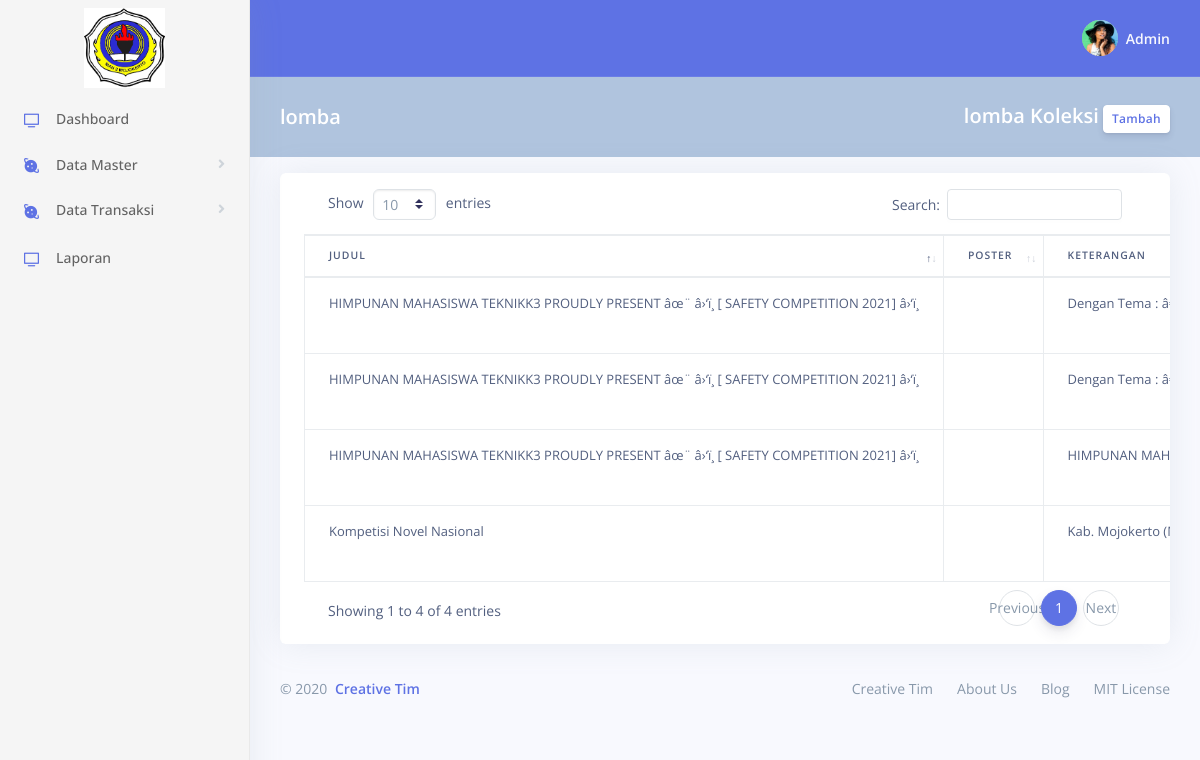
The app's page /admin/MLomba.php with its own data.
### tables this page shows
CREATE TABLE `lomba` (
  `id_lomba` varchar(10) NOT NULL,
  `judul_lomba` varchar(1000) NOT NULL,
  `poster` varchar(1000) NOT NULL,
  `keterangan` varchar(10000) NOT NULL,
  `tgl` date NOT NULL
);

### admin/MLomba.php (the view, shortened to what this page needs)
<!DOCTYPE html>
<html>
<head>
<?php include "css-script.php"; ?>
</head>
<body>
	<?php include "sidebar.php"; ?>
	<div class="main-content" id="panel">
		<?php include "navbar.php"; ?>
		<div class="header " style="background-color: #B0C4DE !important">
			<div class="container-fluid">
				<div class="header-body">
					<div class="row align-items-center py-4">
						<div class="col-lg-6 col-7">
							<h6 class="h2 text-white d-inline-block mb-0">lomba</h6>
						</div>
						<div class="col-lg-6 col-5 text-right">
							<h6 class="h2 text-white d-inline-block mb-0">lomba Koleksi</h6>
							<a href="#" class="btn btn-sm btn-neutral" data-toggle="modal"
								data-target="#ModalTambahlomba">Tambah</a>
						</div>
					</div>
				</div>
			</div>
		</div>
		<div class="container-fluid mt-3">
			<div class="row">
				<div class="col-xl-12 col-md-12">
					<div class="card card-stats">
						<div class="card-body table-responsive">
							<table id="Tabel2" class="table table-bordered">
								<thead>
									<tr>
										<th>Judul</th>
										<th>Poster</th>
										<th>Keterangan</th>
									</tr>
								</thead>
								<tbody>
									<?php
					$query = mysqli_query($conn, "SELECT * from lomba ");
					while ($row = mysqli_fetch_array($query)) {
					?>
									<tr>
										<td><?php echo $row['judul_lomba'] ?></td>
										<td><?php if($row['poster']!= "") { ?>
										<?php } ?></td>
										<td><?php echo $row['keterangan'] ?></td>
									</tr>
									<?php } ?>
								</tbody>
							</table>
						</div>
					</div>
				</div>
			</div>
			<?php include "footer.php"; ?>
		</div>
	</div>
</body>
</html>

### records on screen
lomba: judul_lomba "HIMPUNAN MAHASISWA TEKNIKK3 PROUDLY PRESENT âœ¨ â›‘ï¸ [ SAFETY COMPETITION 2021] â›‘ï¸", keterangan "Dengan Tema :…"
lomba: judul_lomba "HIMPUNAN MAHASISWA TEKNIKK3 PROUDLY PRESENT âœ¨ â›‘ï¸ [ SAFETY COMPETITION 2021] â›‘ï¸", keterangan "Dengan Tema :…"
lomba: judul_lomba "Kompetisi Novel Nasional", keterangan "Kab. Mojokerto…"
lomba: judul_lomba "HIMPUNAN MAHASISWA TEKNIKK3 PROUDLY PRESENT âœ¨ â›‘ï¸ [ SAFETY COMPETITION 2021] â›‘ï¸", keterangan "HIMPUNAN…"
